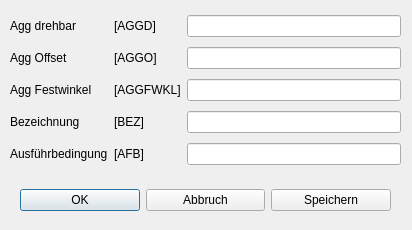
<?xml version="1.0" encoding="UTF-8"?>
<ui version="4.0">
 <class>Dialog_fabf</class>
 <widget class="QDialog" name="Dialog_fabf">
  <property name="geometry">
   <rect>
    <x>0</x>
    <y>0</y>
    <width>412</width>
    <height>230</height>
   </rect>
  </property>
  <property name="windowTitle">
   <string>Abfahren</string>
  </property>
  <property name="modal">
   <bool>true</bool>
  </property>
  <widget class="QWidget" name="layoutWidget_3">
   <property name="geometry">
    <rect>
     <x>20</x>
     <y>180</y>
     <width>371</width>
     <height>41</height>
    </rect>
   </property>
   <layout class="QHBoxLayout" name="horizontalLayout">
    <item>
     <widget class="QPushButton" name="pushButton_ok">
      <property name="text">
       <string>OK</string>
      </property>
     </widget>
    </item>
    <item>
     <widget class="QPushButton" name="pushButton_esc">
      <property name="text">
       <string>Abbruch</string>
      </property>
     </widget>
    </item>
    <item>
     <widget class="QPushButton" name="pushButton_save">
      <property name="text">
       <string>Speichern</string>
      </property>
     </widget>
    </item>
   </layout>
  </widget>
  <widget class="QWidget" name="layoutWidget">
   <property name="geometry">
    <rect>
     <x>10</x>
     <y>11</y>
     <width>391</width>
     <height>161</height>
    </rect>
   </property>
   <layout class="QGridLayout" name="gridLayout">
    <item row="0" column="0">
     <widget class="QLabel" name="label">
      <property name="text">
       <string>Agg drehbar</string>
      </property>
     </widget>
    </item>
    <item row="0" column="2">
     <widget class="QLineEdit" name="lineEdit_drehbar"/>
    </item>
    <item row="1" column="1">
     <widget class="QLabel" name="label_4">
      <property name="text">
       <string>[AGGO]</string>
      </property>
     </widget>
    </item>
    <item row="1" column="0">
     <widget class="QLabel" name="label_3">
      <property name="text">
       <string>Agg Offset</string>
      </property>
     </widget>
    </item>
    <item row="0" column="1">
     <widget class="QLabel" name="label_2">
      <property name="text">
       <string>[AGGD]</string>
      </property>
     </widget>
    </item>
    <item row="3" column="1">
     <widget class="QLabel" name="label_8">
      <property name="text">
       <string>[BEZ]</string>
      </property>
     </widget>
    </item>
    <item row="2" column="0">
     <widget class="QLabel" name="label_5">
      <property name="text">
       <string>Agg Festwinkel</string>
      </property>
     </widget>
    </item>
    <item row="2" column="1">
     <widget class="QLabel" name="label_6">
      <property name="text">
       <string>[AGGFWKL]</string>
      </property>
     </widget>
    </item>
    <item row="3" column="0">
     <widget class="QLabel" name="label_7">
      <property name="text">
       <string>Bezeichnung</string>
      </property>
     </widget>
    </item>
    <item row="4" column="0">
     <widget class="QLabel" name="label_9">
      <property name="text">
       <string>Ausführbedingung</string>
      </property>
     </widget>
    </item>
    <item row="4" column="1">
     <widget class="QLabel" name="label_10">
      <property name="text">
       <string>[AFB]</string>
      </property>
     </widget>
    </item>
    <item row="1" column="2">
     <widget class="QLineEdit" name="lineEdit_offset"/>
    </item>
    <item row="2" column="2">
     <widget class="QLineEdit" name="lineEdit_festwi"/>
    </item>
    <item row="3" column="2">
     <widget class="QLineEdit" name="lineEdit_bez"/>
    </item>
    <item row="4" column="2">
     <widget class="QLineEdit" name="lineEdit_afb"/>
    </item>
   </layout>
  </widget>
 </widget>
 <tabstops>
  <tabstop>lineEdit_drehbar</tabstop>
  <tabstop>lineEdit_offset</tabstop>
  <tabstop>lineEdit_festwi</tabstop>
  <tabstop>lineEdit_bez</tabstop>
  <tabstop>lineEdit_afb</tabstop>
  <tabstop>pushButton_ok</tabstop>
  <tabstop>pushButton_esc</tabstop>
  <tabstop>pushButton_save</tabstop>
 </tabstops>
 <resources/>
 <connections/>
</ui>
